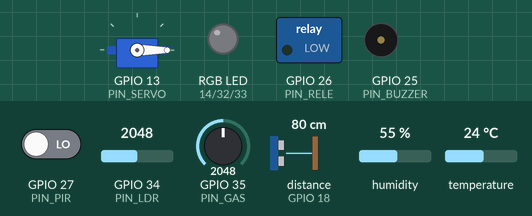
This sketch was run on a simulated ESP32. Shown: servo, switched loads named in the sketch (green lamp = pin HIGH), an RGB LED mixed from three pins (HIGH = lit), buzzer (waves = sounding). The test bench sets the inputs (shaded band); at power-on: GPIO 35 (PIN_GAS) = 2048, GPIO 27 (PIN_PIR) LOW, GPIO 34 (PIN_LDR) = 2048, distance to the obstacle (sensor on GPIO 18) 80 cm, humidity 55 %, temperature 24 °C. The echo pulse lasts 58.3 µs per cm; WiFi joins after 1.5 s; servers stay silent unless stated; the local clock reads 2024-03-15 10:24:30 at power-on unless the sketch sets it; random numbers use the default seed unless the sketch sets one; no MQTT or app messages arrive unless stated; pins used as bus, display or sensor lines are not drawn; what the sketch prints to the serial monitor is not drawn.

Above: at 2.7 s.
2.8 s: GPIO 35 (PIN_GAS) set to 2410
6.5 s: GPIO 35 (PIN_GAS) set to 2531
At 11.0 s:
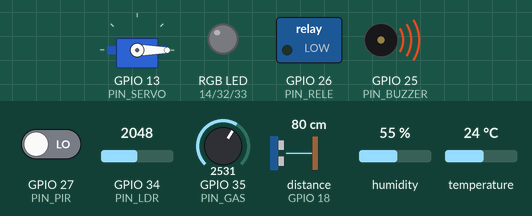
Timing chart, 0 to 12.5 s (numbered marks = the images above; inputs shaded):
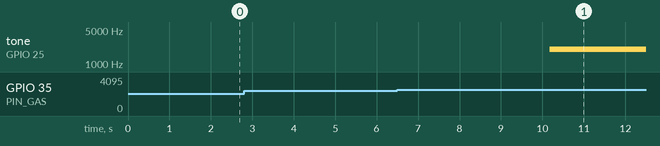

The sketch:

sketch.ino
```cpp
/*
 * ACO941 - Proyecto Integrador - Fase 4
 * Sistema domótico "Casa inteligente integral" (ESP32 + MQTT)
 *
 * Sensores  : DHT22 (temperatura y humedad), PIR (movimiento), LDR (luminosidad),
 *             MQ-2 (gas, emulado con potenciómetro), HC-SR04 (distancia)
 * Actuadores: Relé (ventilador), LED RGB (luz), Servo (puerta), Buzzer (alarma)
 *
 * Telemetría  (publica): <BASE>/sensores/<nombre>
 * Comandos    (suscribe): <BASE>/actuadores/<nombre>   {"actuador":"ventilador","comando":"ON"}
 * Confirmación (publica): <BASE>/estado/<nombre>       {"actuador":"ventilador","estado":"ON"}
 */

#include <WiFi.h>
#include <PubSubClient.h>
#include <ArduinoJson.h>
#include <DHT.h>
#include <ESP32Servo.h>
#include <time.h>

// ====================== CONFIGURACIÓN ======================
const char* WIFI_SSID = "Wokwi-GUEST";   // red virtual de Wokwi
const char* WIFI_PASS = "";

const char*    MQTT_HOST = "broker.emqx.io";   // broker MQTT público (EMQX)
const uint16_t MQTT_PORT = 1883;
const char*    MQTT_USER = "";                 // el broker público no exige credenciales
const char*    MQTT_PASS = "";

const char* DEVICE_ID = "casa1";
const char* BASE      = "aco941/PREFIJO_EQUIPO"; // <-- CAMBIAR por un prefijo único (NO subir el real a Git)

const unsigned long INTERVALO_MS = 5000;       // periodo de publicación
const int UMBRAL_GAS_ON  = 600;                // alarma automática local (ppm simulados)
const int UMBRAL_GAS_OFF = 500;

// ====================== PINES ======================
#define PIN_DHT     15
#define PIN_PIR     27
#define PIN_LDR     34
#define PIN_GAS     35
#define PIN_TRIG     5
#define PIN_ECHO    18
#define PIN_RELE    26   // ventilador
#define PIN_SERVO   13   // puerta
#define PIN_BUZZER  25   // alarma
#define PIN_LED_R   14   // luz (LED RGB de cátodo común)
#define PIN_LED_G   32
#define PIN_LED_B   33

// ====================== OBJETOS ======================
DHT dht(PIN_DHT, DHT22);
Servo servoPuerta;
WiFiClient wifiClient;
PubSubClient mqtt(wifiClient);

unsigned long ultimaLectura = 0;
unsigned long ultimoIntentoMqtt = 0;
int pirAnterior = -1;
bool alarmaOn = false;
bool alarmaAuto = false;
bool estVentilador = false, estLuz = false, estPuerta = false;  // estado actual de los actuadores

// ====================== UTILIDADES ======================
String fechaISO() {
  struct tm t;
  if (!getLocalTime(&t, 100)) return String("sin-hora");
  char b[25];
  strftime(b, sizeof(b), "%Y-%m-%dT%H:%M:%S", &t);
  return String(b);
}

void publicarSensor(const char* nombre, float valor, const char* unidad) {
  char topic[96];
  snprintf(topic, sizeof(topic), "%s/sensores/%s", BASE, nombre);

  JsonDocument doc;
  doc["dispositivo"] = DEVICE_ID;
  doc["sensor"] = nombre;
  doc["valor"] = valor;
  doc["unidad"] = unidad;
  doc["fecha"] = fechaISO();

  char payload[256];
  serializeJson(doc, payload, sizeof(payload));
  mqtt.publish(topic, payload);
  Serial.printf("[PUB] %s -> %s\n", topic, payload);
}

void publicarEstado(const char* nombre, bool on) {
  char topic[96];
  snprintf(topic, sizeof(topic), "%s/estado/%s", BASE, nombre);

  JsonDocument doc;
  doc["dispositivo"] = DEVICE_ID;
  doc["actuador"] = nombre;
  doc["estado"] = on ? "ON" : "OFF";
  doc["fecha"] = fechaISO();

  char payload[200];
  serializeJson(doc, payload, sizeof(payload));
  mqtt.publish(topic, payload, true);  // retenido: el dashboard ve el último estado al conectarse
  Serial.printf("[ESTADO] %s -> %s\n", topic, payload);
}

// ====================== ACTUADORES ======================
void setLuz(bool on) {
  digitalWrite(PIN_LED_R, on);
  digitalWrite(PIN_LED_G, on);
  digitalWrite(PIN_LED_B, on);
}

void aplicarActuador(const String& nombre, bool on) {
  if (nombre == "ventilador") {
    digitalWrite(PIN_RELE, on ? HIGH : LOW);
    estVentilador = on;
  } else if (nombre == "luz") {
    setLuz(on);
    estLuz = on;
  } else if (nombre == "puerta") {
    servoPuerta.write(on ? 90 : 0);
    estPuerta = on;
  } else if (nombre == "alarma") {
    if (on) tone(PIN_BUZZER, 2000); else noTone(PIN_BUZZER);
    alarmaOn = on;
    if (!on) alarmaAuto = false;
  } else {
    Serial.printf("[WARN] actuador desconocido: %s\n", nombre.c_str());
    return;
  }
  publicarEstado(nombre.c_str(), on);
}

// Publica el estado real de los 4 actuadores (se llama al conectar al broker).
// Evita que el dashboard muestre un estado retenido antiguo tras reiniciar el ESP32.
void publicarEstados() {
  publicarEstado("ventilador", estVentilador);
  publicarEstado("luz", estLuz);
  publicarEstado("puerta", estPuerta);
  publicarEstado("alarma", alarmaOn);
}

// ====================== MQTT ======================
void onMensaje(char* topic, byte* payload, unsigned int len) {
  String t(topic);
  String msg;
  for (unsigned int i = 0; i < len; i++) msg += (char)payload[i];
  Serial.printf("[SUB] %s <- %s\n", topic, msg.c_str());

  // Nombre del actuador = último segmento del topic
  String nombre = t.substring(t.lastIndexOf('/') + 1);

  // Acepta JSON {"comando":"ON"} o texto plano ON/OFF
  String cmd = msg;
  JsonDocument doc;
  if (deserializeJson(doc, msg) == DeserializationError::Ok && doc["comando"].is<const char*>()) {
    cmd = doc["comando"].as<String>();
  }
  cmd.trim();
  aplicarActuador(nombre, cmd.equalsIgnoreCase("ON"));
}

void conectarWiFi() {
  if (WiFi.status() == WL_CONNECTED) return;
  Serial.print("Conectando WiFi");
  WiFi.begin(WIFI_SSID, WIFI_PASS, 6);
  while (WiFi.status() != WL_CONNECTED) { delay(300); Serial.print("."); }
  Serial.println(" OK");
  configTime(-6 * 3600, 0, "pool.ntp.org");  // El Salvador UTC-6
  struct tm t;
  for (int i = 0; i < 20 && !getLocalTime(&t, 500); i++) Serial.print("t");
  Serial.println(" hora sincronizada");
}

void conectarMqtt() {
  if (mqtt.connected()) return;
  if (millis() - ultimoIntentoMqtt < 5000) return;
  ultimoIntentoMqtt = millis();

  String clientId = String("esp32-") + DEVICE_ID + "-" + String(random(0xffff), HEX);
  Serial.printf("Conectando MQTT %s:%u ... ", MQTT_HOST, MQTT_PORT);
  bool ok = (strlen(MQTT_USER) > 0)
              ? mqtt.connect(clientId.c_str(), MQTT_USER, MQTT_PASS)
              : mqtt.connect(clientId.c_str());
  if (ok) {
    Serial.println("OK");
    char topic[96];
    snprintf(topic, sizeof(topic), "%s/actuadores/+", BASE);
    mqtt.subscribe(topic);
    Serial.printf("Suscrito a %s\n", topic);
    publicarEstados();
  } else {
    Serial.printf("fallo, rc=%d\n", mqtt.state());
  }
}

// ====================== SENSORES ======================
float leerDistanciaCm() {
  digitalWrite(PIN_TRIG, LOW);  delayMicroseconds(2);
  digitalWrite(PIN_TRIG, HIGH); delayMicroseconds(10);
  digitalWrite(PIN_TRIG, LOW);
  long dur = pulseIn(PIN_ECHO, HIGH, 30000);
  if (dur == 0) return -1;
  return dur * 0.0343 / 2.0;
}

void leerYPublicar() {
  float temp = dht.readTemperature();
  float hum  = dht.readHumidity();
  if (!isnan(temp)) publicarSensor("temperatura", temp, "C");
  if (!isnan(hum))  publicarSensor("humedad", hum, "%");

  int ldrRaw = analogRead(PIN_LDR);
  publicarSensor("luminosidad", map(ldrRaw, 0, 4095, 0, 100), "%");

  int gas = map(analogRead(PIN_GAS), 0, 4095, 0, 1000);  // ppm simulados
  publicarSensor("gas", gas, "ppm");

  float dist = leerDistanciaCm();
  if (dist >= 0) publicarSensor("distancia", dist, "cm");

  int pir = digitalRead(PIN_PIR);
  publicarSensor("movimiento", pir, "bool");
  pirAnterior = pir;

  // Regla local de seguridad: gas alto => alarma automática
  if (gas > UMBRAL_GAS_ON && !alarmaOn) {
    alarmaAuto = true;
    aplicarActuador("alarma", true);
  } else if (gas < UMBRAL_GAS_OFF && alarmaOn && alarmaAuto) {
    aplicarActuador("alarma", false);
  }
}

// ====================== SETUP / LOOP ======================
void setup() {
  Serial.begin(115200);

  pinMode(PIN_PIR, INPUT);
  pinMode(PIN_TRIG, OUTPUT);
  pinMode(PIN_ECHO, INPUT);
  pinMode(PIN_RELE, OUTPUT);
  pinMode(PIN_LED_R, OUTPUT);
  pinMode(PIN_LED_G, OUTPUT);
  pinMode(PIN_LED_B, OUTPUT);
  pinMode(PIN_BUZZER, OUTPUT);

  setLuz(false);
  digitalWrite(PIN_RELE, LOW);
  dht.begin();
  servoPuerta.attach(PIN_SERVO, 500, 2400);
  servoPuerta.write(0);

  conectarWiFi();
  mqtt.setServer(MQTT_HOST, MQTT_PORT);
  mqtt.setCallback(onMensaje);
  mqtt.setBufferSize(512);
}

void loop() {
  conectarWiFi();
  conectarMqtt();
  mqtt.loop();

  if (mqtt.connected()) {
    // Cambio de movimiento: publica de inmediato
    int pir = digitalRead(PIN_PIR);
    if (pir != pirAnterior && pirAnterior != -1) {
      publicarSensor("movimiento", pir, "bool");
      pirAnterior = pir;
    }

    if (millis() - ultimaLectura >= INTERVALO_MS) {
      ultimaLectura = millis();
      leerYPublicar();
    }
  }
}
```

Measured:
- the behaviour switches between 2461 and 2462 on GPIO 35 (PIN_GAS) (found by bisection; images 0 and 1)
- after the input at 2.8 s, every drawn part: stays the same
- after the input at 6.5 s, tone on GPIO 25 (PIN_BUZZER): silent → 2000 Hz after 3.7 s
